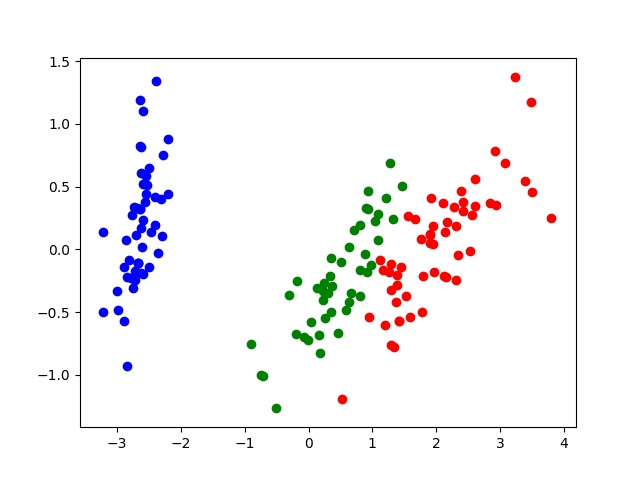

Write the Python code that produced this figure.
# -*- coding: utf-8 -*-
#!/usr/bin/python

import numpy as np
from sklearn.mixture import GaussianMixture
from sklearn.datasets import load_iris
from sklearn.decomposition import PCA
import matplotlib.pyplot as plt

class Gmm:

	def __init__(self):
		self.cat_num = 3

	def set_features(self):
		iris = load_iris()
		features = iris.data
		#labels = iris.target
		#return features,labels
		return features

	def gmm(self):
		#X,_ = self.set_features()
		X = self.set_features()
		clf = GaussianMixture(n_components = self.cat_num)
		clf.fit(X)
		pred = clf.predict(X)
		np.save("pred.npy",pred)
		self.show()

	def show(self):
		X,Y = self.set_features()
		pca = PCA(n_components = 2)
		pca.fit(X)
		X = pca.fit_transform(X)
		pred = np.load("pred.npy")


		for number,p in enumerate(pred):
			if p == 0:
				plt.scatter(X[number][0],X[number][1],color = "red")
			elif p == 1:
				plt.scatter(X[number][0],X[number][1],color = "blue")
			elif p == 2:
				plt.scatter(X[number][0],X[number][1],color = "green")

		plt.show()

if __name__ == "__main__":
	g = Gmm()
	g.gmm()
	